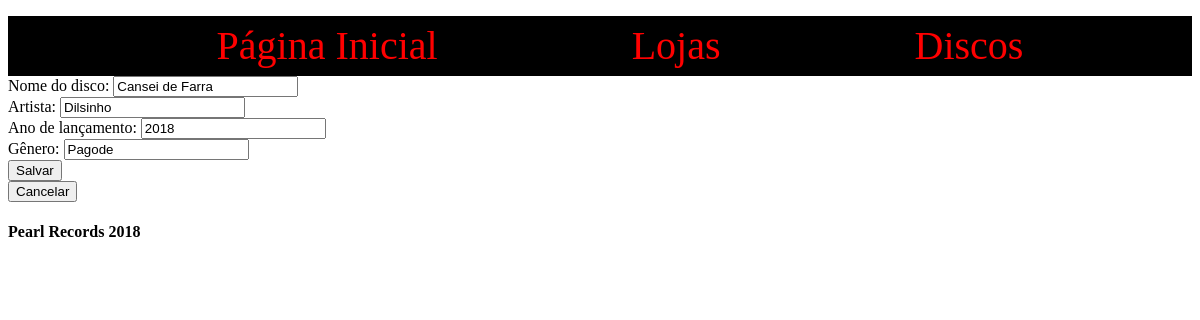
The page /alterarDisco.php?id=2 on the database its author committed.
### tables this page shows
CREATE TABLE `Disco` (
  `IdDisco` int(11) NOT NULL,
  `Artista` varchar(50) NOT NULL,
  `AnoLancado` int(11) NOT NULL,
  `Genero` varchar(50) NOT NULL,
  `Nome` varchar(60) NOT NULL
);

### DiscoDAO.php (called while the page is built, shortened)
<?php
	class DiscoDAO{
		public function conectar(){
			$servidor = "localhost";
			$usuario = "root";
			$senha = "";
			$bancodados = "PearlRecords";
			$conexao = new mysqli($servidor, $usuario, $senha, $bancodados);
			return $conexao;
		}
		function buscarPorId($codigo){
			$disco = new Disco();
			try{
				$d = $this->conectar();
				$query = "select * from Disco where IdDisco = {$codigo}";
				$resultado = $d->query($query);
				$registro = mysqli_fetch_assoc($resultado);
				$disco->setIdDisco($registro['IdDisco']);
				$disco->setNomeDisco($registro['Nome']);
				$disco->setArtista($registro['Artista']);
				$disco->setAnoLancado($registro['AnoLancado']);
				$disco->setGenero($registro['Genero']);
			}catch(Exception $ex){
				echo $ex->getFile().' : '.$ex->getLine().' : '.$ex->getMessage();
			}
			return $disco;
		}
	}
?>

### Disco.php (called while the page is built)
<?php
	class Disco {
		private $nome;
		private $artista;
		private $anolancado;
		private $genero;
		private $id;
		function getIdDisco(){
			return $this->id;
		}
		function setIdDisco($id){
			$this->id = $id;
		}
		function setNomeDisco($nome){
			$this->nome = $nome;
		}
		function getNomeDisco(){
			return $this->nome;
		}
		function setArtista($artista){
			$this->artista = $artista;
		}
		function getArtista(){
			return $this->artista;
		}
		function setAnoLancado($anolancado){
			$this->anolancado = $anolancado;
		}
		function getAnoLancado(){
			return $this->anolancado;
		}
		function setGenero($genero){
			$this->genero = $genero;
		}
		function getGenero(){
			return $this->genero;
		}
	}
?>

### alterarDisco.php (the view, shortened to what this page needs)
<?php
require_once 'Disco.php';
require_once 'DiscoDAO.php';
$banco_disco = new DiscoDAO();
if(isset($_GET["id"])){
    $disco = $banco_disco->buscarPorId($_GET["id"]);
}
else{
    $disco = new Disco();
}
?>
<!DOCTYPE html>
<html>
    <head>
            <link rel="stylesheet" type="text/css" href="Menu.css">
    </head>
    <body>
        <header>
            <nav class="menu">
                <ul>
                    <li><a href = "index.php">Página Inicial</a></li>
                    <li><a href = "listarLojas.php">Lojas</a></li>
                    <li><a href = "listarDiscos.php">Discos</a></li>
                </ul>
            </nav>
        </header>
        <div class="formulario">
			<form method="post" action="DiscoHelper.php?acao=alterar&id=<?php echo $disco->getIdDisco();?>">
				Nome do disco: <input name="nomedisco" type="text" required value="<?php echo $disco->getNomeDisco() ;?>"> <br>
				Artista: <input name="artista" type="text" required value="<?php echo $disco->getArtista(); ?>"> <br>
				Ano de lançamento: <input name="anolancado" type="text"required value="<?php echo $disco->getAnoLancado() ;?>" > <br>
				Gênero: <input name="genero" type="text" required value="<?php echo $disco->getGenero() ;?>"> <br>
				<button type="submit">Salvar</button>
			</form>
			<form method="post" action="listarDiscos.php">
				<button type="submit">Cancelar</button>
			</form>
	</div>
        <footer>
            <h4>Pearl Records 2018</h4>
        </footer>
    </body>
</html>

### Menu.css (style rules this page uses)
header { height: 60px; background-color: #000000; text-align: center; }
.menu ul li { display:inline-block; line-height: 60px; margin: 0 10px; }
a { text-decoration: none; color: #ff0000; font-size: 40px; background-color: #000000; padding: 5px; margin: 80px; }

### rows shown on the page
disco: nomedisco "Cansei de Farra", artista "Dilsinho", anolancado "2018", genero "Pagode"
